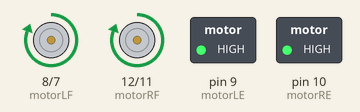
A sketch run on a simulated Arduino Uno, built with avr-gcc and run on an emulated ATmega328P. On the bench: motor-driver pin pairs drawn as motors (green arrow = first pin HIGH = forward, orange = second pin HIGH = backward, longer = more drive), switched loads named in the sketch (green lamp = pin HIGH).

Above: at 5.0 s.
At 10.5 s:
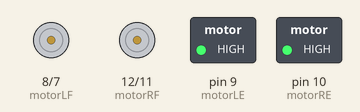
At 11.5 s:
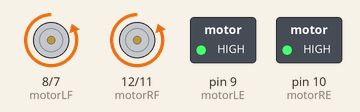
Timing chart, 0 to 13.8 s (numbered marks = the images above):
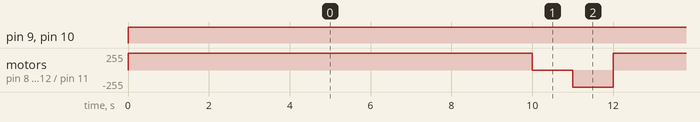

Measured:
- by itself, pin 9 (motorLE), pin 10 (motorRE): LOW → HIGH at 0.00 s
- by itself, motor on pin 8 (motorLF) / pin 7 (motorLB), motor on pin 12 (motorRF) / pin 11 (motorRB): repeats every 12.0 s: stopped 1.0 s, backward 255/255 1.0 s, forward 255/255 10.0 s

The sketch:

Forward_Stop_Reverse.ino
```cpp
/*These etsbalish the motor variables as outputs.
Therefore the motors or LEDs will be outputting.*/
void setup() {
  setupPins();
  Serial.begin(115200);
}


void loop() {
 forward();
 delay(10000);
 stop();
 delay(1000);
 reverse();
 delay(1000);
}
```

Control_Functions.ino
```cpp
// Left Pins
const int motorLE = 9;              //Left Motor Enable
const int motorLB = 7;              //Left Motor Backwards
const int motorLF = 8;              //Left Motor Forwards

// Right Pins
const int motorRE = 10;             //Right Motor Enable
const int motorRF = 12;             //Right Motor Forwards
const int motorRB = 11;             //Right Motor Backwards


void setupPins() {
  pinMode(motorLE, OUTPUT);        //These set up the motor variables as outputs.
  pinMode(motorLB, OUTPUT);        //As they're outputs, the motors on the rover will start or stop according to the code.
  pinMode(motorLF, OUTPUT);
  pinMode(motorRE, OUTPUT);
  pinMode(motorRB, OUTPUT);
  pinMode(motorRF, OUTPUT);
}

/* This function will move the rover forwards.
With this, both motors are enabled
The backwards motors are off and the forwards are on.
Therefore the rover moves forwards.*/
void forward() {
  digitalWrite(motorLE, HIGH);
  digitalWrite(motorRE, HIGH);
  digitalWrite(motorRB, LOW);
  digitalWrite(motorLB, LOW);
  digitalWrite(motorRF, HIGH);        //Having 'HIGH' and 'LOW' values sets these up to either not run, or to have the motors at their full speed of 255.
  digitalWrite(motorLF, HIGH);        //This 255 is not changeable within this.
}

void forward(int rms, int lms) {     //The use of 'rms' and 'lms' sets up the rover to be moving at the specific speeds dictated by us or the surroundings via these integer inputs of the motor speeds.
  digitalWrite(motorLE, HIGH);
  digitalWrite(motorRE, HIGH);
  digitalWrite(motorRB, LOW);
  digitalWrite(motorLB, LOW);
  analogWrite(motorRF, rms);        //Due to this being parts of the forwards function, the 'rms and 'lms' is only applied to the forward motor variables.
  analogWrite(motorLF, lms);
}


/* This function will stop the rover.
With this, both motors are enabled, however
Neither the forwards or backwards are on
so it doesn't move at all.*/
void stop() {
  digitalWrite(motorLE, HIGH);
  digitalWrite(motorRE, HIGH);
  digitalWrite(motorRB, LOW);
  digitalWrite(motorLB, LOW);
  digitalWrite(motorRF, LOW);
  digitalWrite(motorLF, LOW);     //As this is only stopping the rover, there is no need for specific speed values.
}


/*This function will move the rover backwards.
With this, both motors are enabled The backwards motors are enabled.
However the forwards aren't, resulting in a reverse.*/
void reverse() {
  digitalWrite(motorLE, HIGH);
  digitalWrite(motorRE, HIGH);
  digitalWrite(motorRB, HIGH);        //This is the generic reverse function, the reverses are simply 'HIGH' for full speed.
  digitalWrite(motorLB, HIGH);
  digitalWrite(motorRF, LOW);
  digitalWrite(motorLF, LOW);
}

void rightTurn() {                   //We've been using a right turn that is a right-angle. We've kept this as a separate function to give us the option of a right-angle or a different dictated angle to the right.
  rightTurn(812);                    //'812' is the number value we've found to consistently produce a right-angle.
}

void rightTurn(int amount){         //In comparison, the time turned is optional here and can be chnaged to fit a specific task.
  digitalWrite(motorLE, HIGH);
  digitalWrite(motorRE, HIGH);
  digitalWrite(motorRB, HIGH);
  digitalWrite(motorLB, LOW);
  digitalWrite(motorRF, LOW);
  digitalWrite(motorLF, HIGH);
  delay(amount);
}

void leftTurn() {                  //This reflects how we structured the right turn, with a particular value ('708') that we know to turn at a right-angle.
  leftTurn(708);
}

void leftTurn(int amount){
  digitalWrite(motorLE, HIGH);
  digitalWrite(motorRE, HIGH);
  digitalWrite(motorRB, LOW);
  digitalWrite(motorLB, HIGH);
  digitalWrite(motorRF, HIGH);
  digitalWrite(motorLF, LOW);
  delay(amount);
}
```
